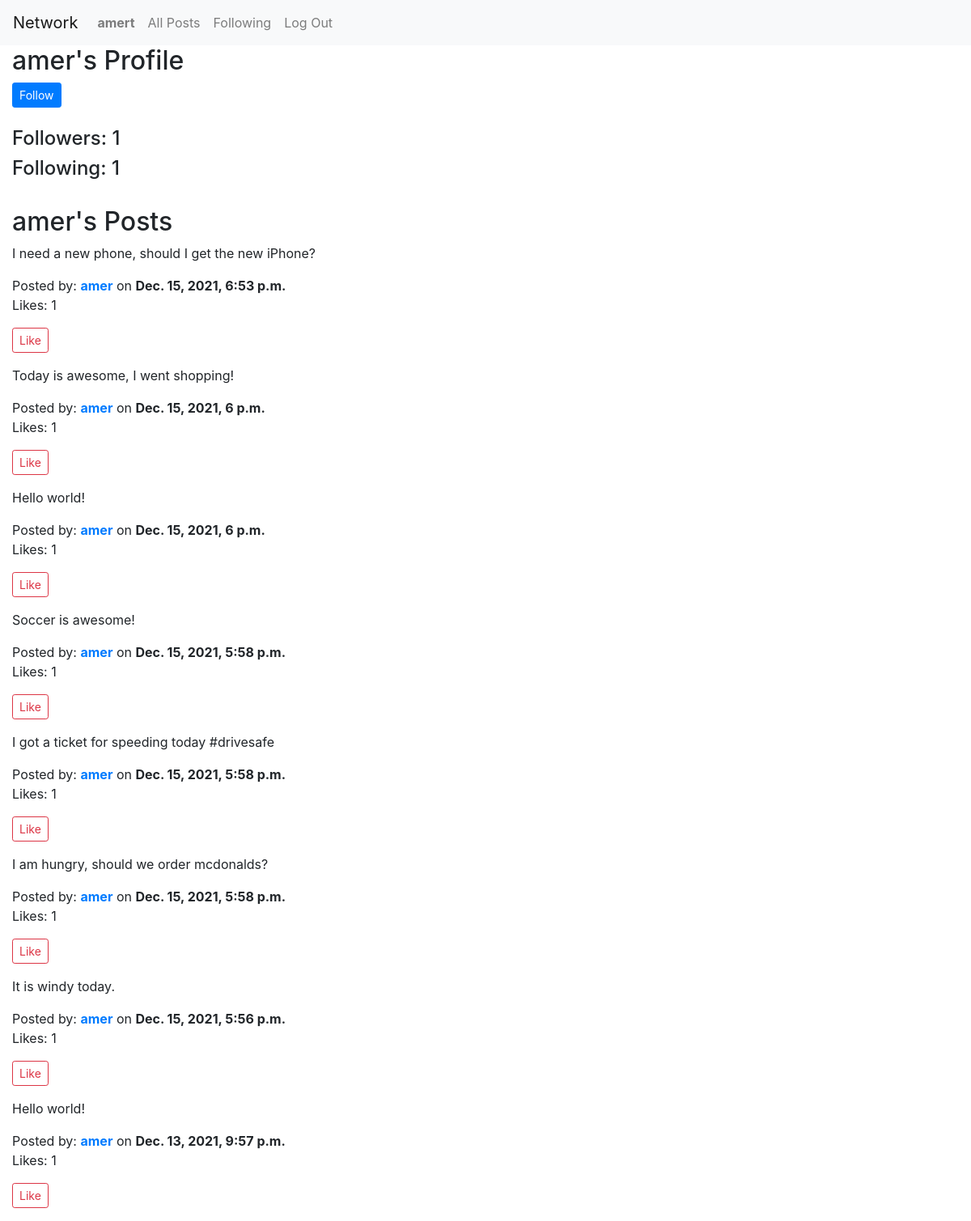
/profile/amer (signed in), run on the app's committed database.
### network/models.py (models this page shows, shortened)
class User(AbstractUser):
    pass

class Post (models.Model):
    id = id
    poster = ForeignKey(User, on_delete=models.CASCADE, related_name="creator_of_post")
    content = models.TextField(max_length=140)
    created = models.DateTimeField(auto_now_add=True)
    likes = ManyToManyField(User, blank=True)

### network/views.py (the view)
# urls.py: path("profile/<str:user>", views.profile, name="profile"),
def profile(request, user):
    profile_to_view = User.objects.get(username = user)
    posts = Post.objects.filter(poster=profile_to_view).order_by('id').reverse()
    followers = Follow.objects.filter(following=profile_to_view).count()
    following = Follow.objects.filter(user=profile_to_view).count()
    try:
        is_following = Follow.objects.get(user = request.user, following = profile_to_view)
    except (ObjectDoesNotExist, TypeError):
        is_following = None
    return render (request, "network/profile.html", {
        "profile": profile_to_view,
        "followers": followers,
        "following": following,
        "is_following": is_following,
        "posts": posts
    })

### network/templates/network/profile.html (shortened to what this page needs)
{% extends "network/layout.html" %}
{% block body %}
    <div class="container-fluid">
        {% if request.user == profile %}
            <h2>Your Profile</h2>
        {% else %}
            <h2>{{ profile.username }}'s Profile</h2>
            {% if user.is_authenticated %}
                {% if is_following %}
                    <form method="POST" action="{% url 'follow' profile.username %}">
                        {% csrf_token %}
                        <button type="submit" class="btn btn-primary btn-sm">Unfollow</button>
                    </form>
                {% else %}
                    <form method="POST" action="{% url 'follow' profile.username %}">
                        <button type="submit" class="btn btn-primary btn-sm">Follow</button>
                    </form>
                {% endif %}
            {% endif %}
        {% endif %}
        <br>
        <h4>Followers: {{ followers }}</h4>
        <h4>Following: {{ following }}</h4>
        <br>
        {% if request.user == profile %}
            <h2>Your Posts</h2>
        {% else %}
            <h2>{{ profile.username }}'s Posts</h2>
        {% endif %}
        {% for post in posts %}
            <div class="row mb-3">
                <div class="col" id="post_div_{{ post.id }}">
                    <p>{{ post.content }}</p>
                    Posted by: <a href="{% url 'profile' post.poster.username %}"><strong>{{ post.poster.username }}</strong></a> on <strong>{{ post.created }}</strong>
                    <p id="likes">Likes: {{ post.likes.count }}</p>
                    {% if user.is_authenticated %}
                        {% if user not in post.likes.all %}
                            <button type="button" id="like_{{ post.id }}" class="btn btn-outline-danger btn-sm" onclick="like_post(`{{ post.id }}`)">Like</button>
                        {% else %}
                            <button type="button" id="unlike_{{ post.id }}" class="btn btn-outline-danger btn-sm" onclick="unlike_post(`{{ post.id }}`)">Unlike</button>
                        {% endif %}
                    {% endif %}
                </div>
            </div>
        {% endfor %}
    </div>
{% endblock %}

### network/templates/network/layout.html (shortened to what this page needs)
{% load static %}
<!DOCTYPE html>
<html lang="en">
    <head>
        <link rel="stylesheet" href="https://stackpath.bootstrapcdn.com/bootstrap/4.4.1/css/bootstrap.min.css">
        <link href="{% static 'network/styles.css' %}" rel="stylesheet">
    </head>
    <body>
        <nav class="navbar navbar-expand-lg navbar-light bg-light">
            <a class="navbar-brand" href="#">Network</a>
            <div>
              <ul class="navbar-nav mr-auto">
                {% if user.is_authenticated %}
                    <li class="nav-item">
                        <a class="nav-link" href="#"><strong>{{ user.username }}</strong></a>
                    </li>
                {% endif %}
                <li class="nav-item">
                  <a class="nav-link" href="{% url 'index' %}">All Posts</a>
                </li>
                {% if user.is_authenticated %}
                    <li class="nav-item">
                        <a class="nav-link" href="#">Following</a>
                    </li>
                    <li class="nav-item">
                        <a class="nav-link" href="{% url 'logout' %}">Log Out</a>
                    </li>
                {% endif %}
              </ul>
            </div>
          </nav>
        <div class="body">
            {% block body %}
            {% endblock %}
        </div>
    </body>
</html>

### data on the page
User: username "amert"
User: username "amer"
Post: content "I need a new phone, should I get the new iPhone?", poster.username "amer", created "Dec. 15, 2021, 6:53 p.m.", likes.count "1"
Post: content "Today is awesome, I went shopping!", poster.username "amer", created "Dec. 15, 2021, 6 p.m.", likes.count "1"
Post: content "Hello world!", poster.username "amer", created "Dec. 15, 2021, 6 p.m.", likes.count "1"
Post: content "Soccer is awesome!", poster.username "amer", created "Dec. 15, 2021, 5:58 p.m.", likes.count "1"
Post: content "I got a ticket for speeding today #drivesafe", poster.username "amer", created "Dec. 15, 2021, 5:58 p.m.", likes.count "1"
Post: content "I am hungry, should we order mcdonalds?", poster.username "amer", created "Dec. 15, 2021, 5:58 p.m.", likes.count "1"
Post: content "It is windy today.", poster.username "amer", created "Dec. 15, 2021, 5:56 p.m.", likes.count "1"
Post: content "Hello world!", poster.username "amer", created "Dec. 13, 2021, 9:57 p.m.", likes.count "1"

### other printed values
{{ followers }} "1"
{{ following }} "1"
